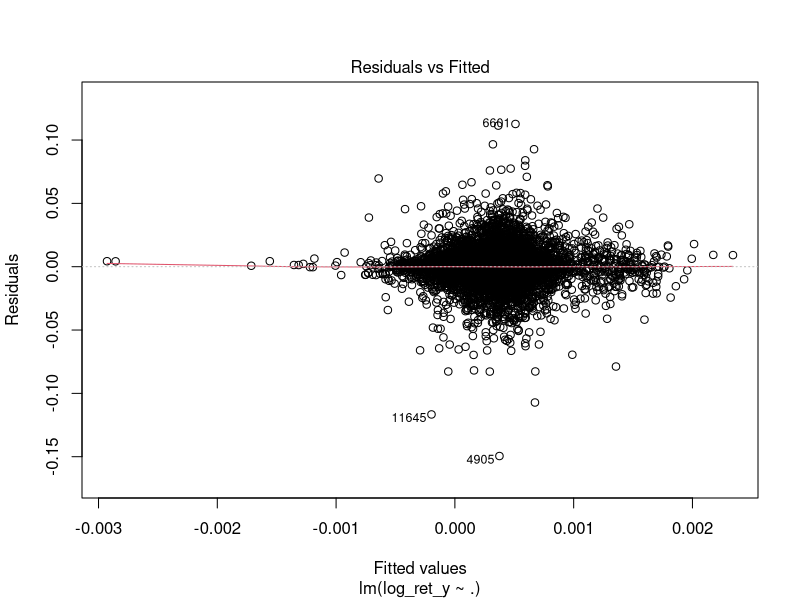
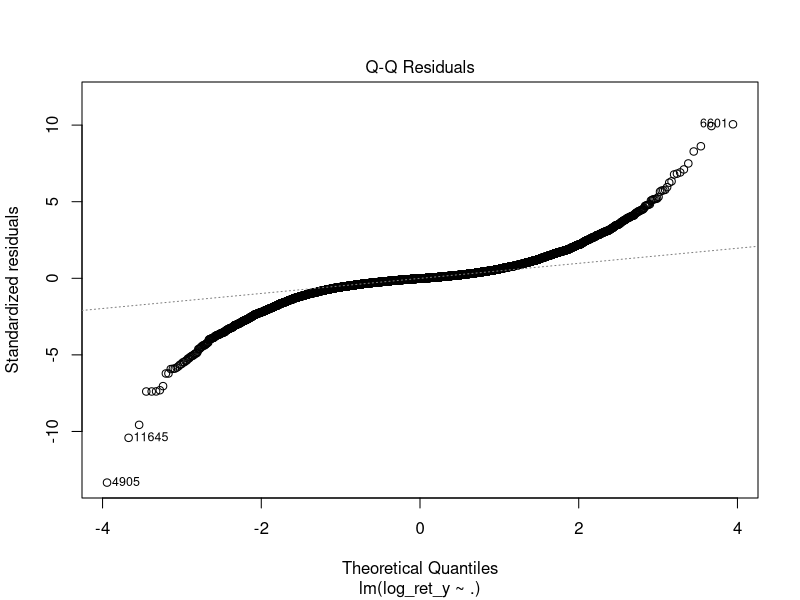
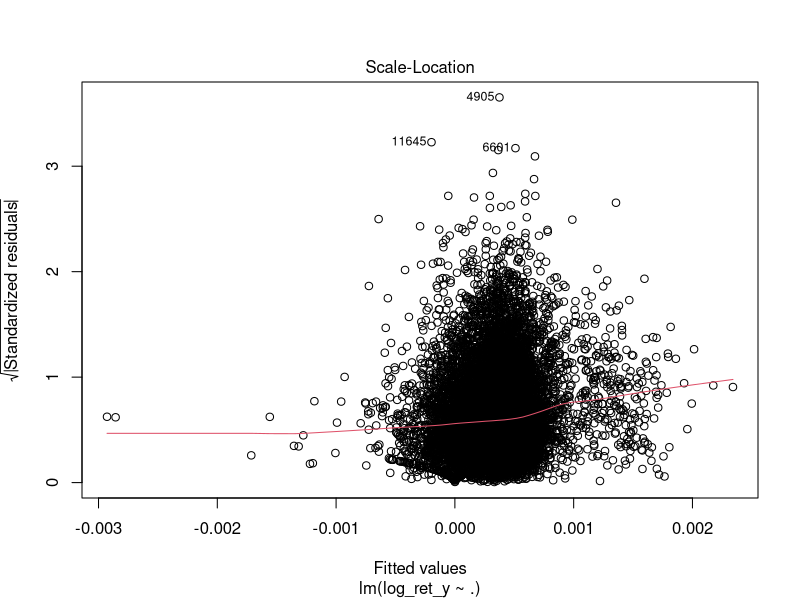
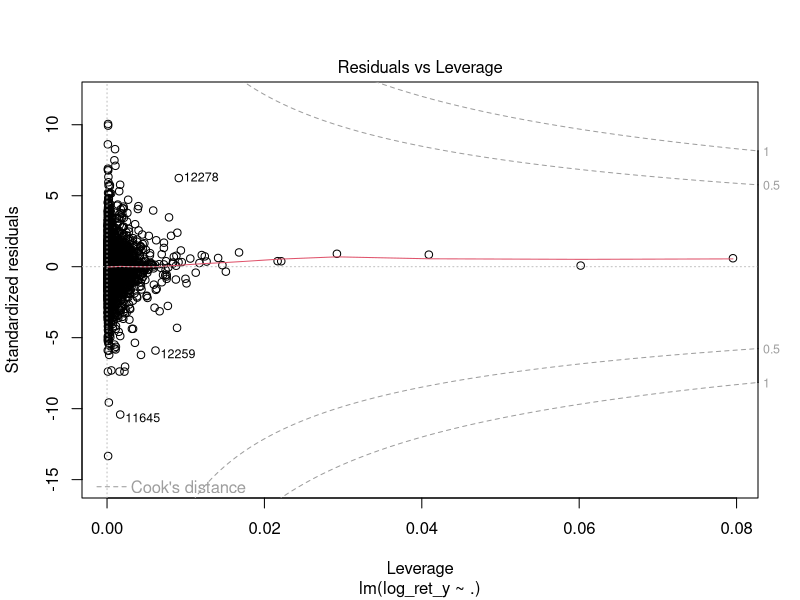
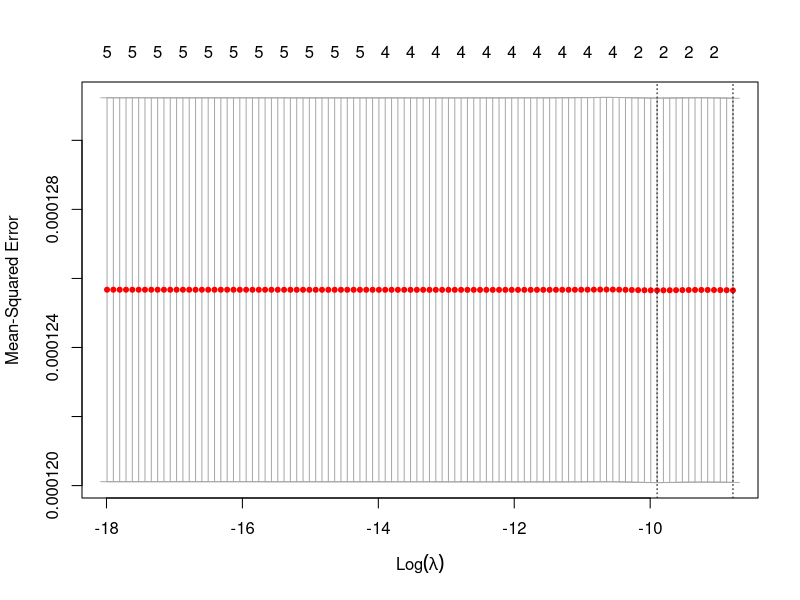
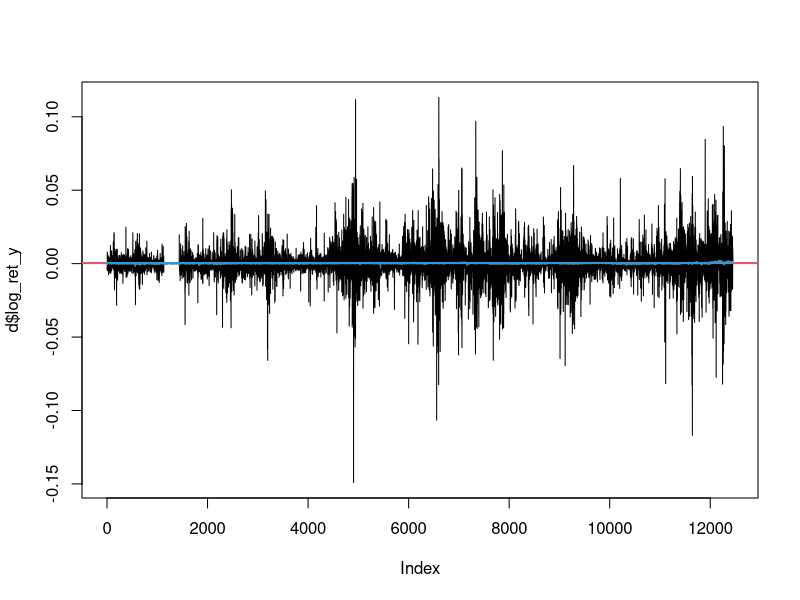

Write the R code that produced these figures, in order.
library(forecast)
library(glmnet)
library(tidyverse)
setwd("/Users/vsokolov/Dropbox/proj/dl-graph/code/model")
d = read.csv("3.csv")
head(d)


mu = mean(d$log_ret_y)
yts = ts(data = d$log_ret_y,start = 1,frequency = 1)
tsm = auto.arima(y = yts, xreg =  d[,1:5] %>% as.matrix())
summary(tsm)

lmod = lm(log_ret_y~., data=d)
summary(lmod)
plot(lmod)
cvfit = cv.glmnet(x = d[,1:5] %>% as.matrix(), y = d[,6])
plot(cvfit)
glmpred = predict(cvfit, newx = d[,1:5] %>% as.matrix(), s = "lambda.min")

sqrt(mean((mu - d$log_ret_y)^2))
sqrt(mean((tsm$fitted - yts)^2))
sqrt(mean((glmpred - d$log_ret_y)^2))
sqrt(mean((lmod$fitted.values - d$log_ret_y)^2))

plot(d$log_ret_y, type='l')
abline(h=mu, col=2, lwd=2)
lines(tsm$fitted %>% as.numeric(), col=3)
lines(glmpred %>% as.numeric(), col=4)
lines(lmod$fitted.values %>% as.numeric(), col=4)
